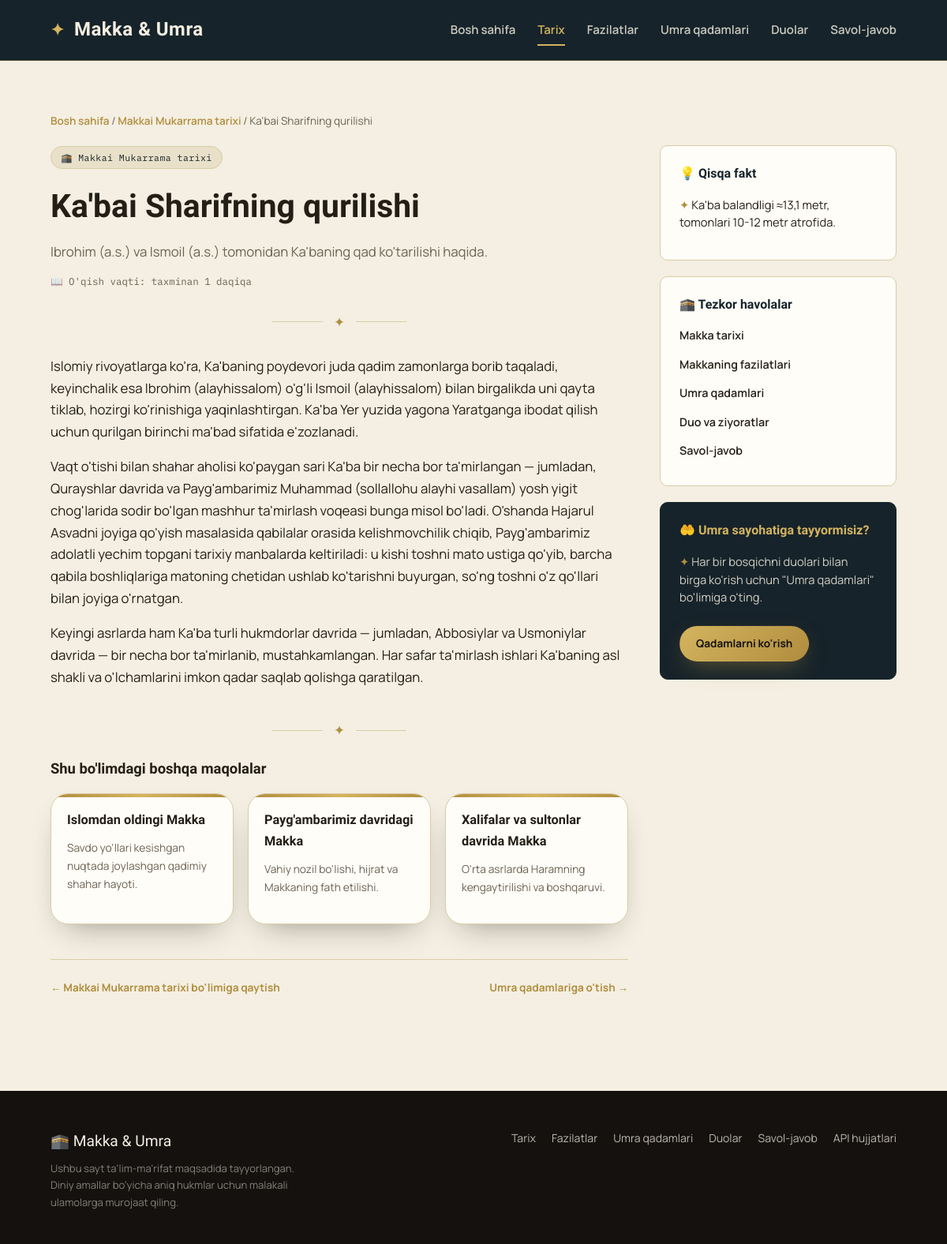
/maqola/kabaning-qurilishi, run on the app's committed database.
### app/models.py (models this page shows)
class Category(Base):
    __tablename__ = "categories"
    id = Column(Integer, primary_key=True, index=True)
    slug = Column(String(64), unique=True, index=True, nullable=False)
    title = Column(String(200), nullable=False)
    subtitle = Column(String(300), nullable=True)
    description = Column(Text, nullable=True)
    icon = Column(String(64), nullable=True)  # emoji yoki ikon nomi
    order_index = Column(Integer, default=0)
    articles = relationship("Article", back_populates="category", order_by="Article.order_index")

class Article(Base):
    __tablename__ = "articles"
    id = Column(Integer, primary_key=True, index=True)
    category_id = Column(Integer, ForeignKey("categories.id"), nullable=False)
    slug = Column(String(150), unique=True, index=True, nullable=False)
    title = Column(String(250), nullable=False)
    summary = Column(String(400), nullable=True)
    quick_fact = Column(String(200), nullable=True)  # yon panelda ko'rsatiladigan qisqa fakt
    body = Column(Text, nullable=False)
    order_index = Column(Integer, default=0)
    created_at = Column(DateTime(timezone=True), server_default=func.now())
    category = relationship("Category", back_populates="articles")

### app/routers/pages.py (the view)
@router.get("/maqola/{slug}")
def article_detail(slug: str, request: Request, db: Session = Depends(get_db)):
    article = db.query(models.Article).filter(models.Article.slug == slug).first()
    if not article:
        raise HTTPException(status_code=404, detail="Maqola topilmadi")
    related = (
        db.query(models.Article)
        .filter(models.Article.category_id == article.category_id, models.Article.id != article.id)
        .order_by(models.Article.order_index)
        .limit(3)
        .all()
    )
    return templates.TemplateResponse(
        "article.html",
        {"request": request, "article": article, "related": related, "active": article.category.slug},
    )

### app/templates/article.html (shortened to what this page needs)
{% extends "base.html" %}
{% block content %}
<div class="reading-progress"><div class="reading-progress-bar"></div></div>
<section class="section" style="padding-top: 48px;">
  <div class="container">
    <p class="breadcrumb">
      <a href="/">Bosh sahifa</a> /
      <a href="/{{ article.category.slug }}">{{ article.category.title }}</a> /
      {{ article.title }}
    </p>
    <div class="with-sidebar">
      <article class="article-body" style="max-width: none;">
        <span class="tag-pill">{{ article.category.icon }} {{ article.category.title }}</span>
        <h1 style="margin-top: 14px;">{{ article.title }}</h1>
        <p style="color: var(--text-muted); font-size: 1.05rem; margin: 10px 0 6px;">{{ article.summary }}</p>
        <p class="reading-time">📖 O'qish vaqti: taxminan {{ (article.body.split() | length // 180) + 1 }} daqiqa</p>
        <div class="divider" style="margin: 28px 0;">✦</div>
        {% for paragraph in article.body.split('\n\n') %}
        <p>{{ paragraph }}</p>
        {% endfor %}
        {% if related %}
        <div class="divider" style="margin: 40px 0 20px;">✦</div>
        <h3 style="font-family: var(--display-font); font-size: 1.15rem; margin-bottom: 4px;">
          Shu bo'limdagi boshqa maqolalar
        </h3>
        <div class="related-grid">
          {% for r in related %}
          <a class="card" href="/maqola/{{ r.slug }}" style="padding: 20px;">
            <h3 style="font-size: 1.02rem;">{{ r.title }}</h3>
            <p style="font-size: 0.86rem;">{{ r.summary }}</p>
          </a>
          {% endfor %}
        </div>
        {% endif %}
        <div class="article-pager">
          <a href="/{{ article.category.slug }}">← {{ article.category.title }} bo'limiga qaytish</a>
          <a href="/umra">Umra qadamlariga o'tish →</a>
        </div>
      </article>
      <aside>
        {% if article.quick_fact %}
        <div class="sidebar-box">
          <h4>💡 Qisqa fakt</h4>
          <p class="fact">{{ article.quick_fact }}</p>
        </div>
        {% endif %}
        <div class="sidebar-box">
          <h4>🕋 Tezkor havolalar</h4>
          <ul class="sidebar-list">
            <li><a href="/tarix">Makka tarixi</a></li>
            <li><a href="/fazilatlar">Makkaning fazilatlari</a></li>
            <li><a href="/umra">Umra qadamlari</a></li>
            <li><a href="/duolar">Duo va ziyoratlar</a></li>
            <li><a href="/savol-javob">Savol-javob</a></li>
          </ul>
        </div>
        <div class="sidebar-box" style="background: var(--night); border-color: var(--night); color: var(--marble);">
          <h4 style="color: var(--gold-bright);">🤲 Umra sayohatiga tayyormisiz?</h4>
          <p class="fact" style="color: rgba(244,239,226,0.85);">Har bir bosqichni duolari bilan
            birga ko'rish uchun "Umra qadamlari" bo'limiga o'ting.</p>
          <a href="/umra" class="btn btn-gold" style="margin-top: 12px; padding: 10px 20px; font-size: 0.85rem;">Qadamlarni ko'rish</a>
        </div>
      </aside>
    </div>
  </div>
</section>
{% endblock %}

### app/static/css/style.css (style rules this page uses)
:root { --ink: #14110f; --night: #16232a; --night-2: #1f333c; --gold: #b08d3e; --gold-bright: #d4b45f; --marble: #f4efe2; --marble-2: #e9e0c9; --marble-line: #d8cca4; --text-on-marble: #241f16; --text-muted: #6b6252; --radius-lg: 22px; --radius-sm: 10px; --shadow-soft: 0 18px 40px -20px rgba(20, 17, 15, 0.45); --display-font: 'Amiri', 'Noto Naskh Arabic', serif; --body-font: 'Manrope', 'Segoe UI', sans-serif; --mono-font: 'IBM Plex Mono', monospace; }
* { box-sizing: border-box; }
html { scroll-behavior: smooth; }
body { margin: 0; background: var(--marble); color: var(--text-on-marble); font-family: var(--body-font); line-height: 1.65; }
a { color: inherit; text-decoration: none; }
.container { max-width: 1120px; margin: 0 auto; padding: 0 24px; }
.btn { display: inline-flex; align-items: center; gap: 8px; padding: 13px 26px; border-radius: 999px; font-weight: 700; font-size: 0.95rem; border: 1px solid transparent; cursor: pointer; transition: transform 0.15s ease, box-shadow 0.15s ease; }
.btn-gold { background: linear-gradient(135deg, var(--gold-bright), var(--gold)); color: var(--ink); box-shadow: 0 10px 30px -10px rgba(176, 141, 62, 0.6); }
.section { padding: 80px 0; }
.divider { display: flex; align-items: center; justify-content: center; gap: 14px; margin: 8px auto 0; color: var(--gold); }
.divider::before, .divider::after { content: ''; height: 1px; width: 64px; background: var(--marble-line); }
.card { background: #fffdf8; border: 1px solid var(--marble-line); border-radius: var(--radius-lg); padding: 30px 26px; box-shadow: var(--shadow-soft); position: relative; overflow: hidden; transition: transform 0.2s ease, box-shadow 0.2s ease; }
.card::before { content: ''; position: absolute; top: 0; left: 0; right: 0; height: 4px; background: linear-gradient(90deg, var(--gold), var(--gold-bright), var(--gold)); }
.card h3 { font-family: var(--display-font); font-size: 1.25rem; margin: 0 0 10px; }
.card p { color: var(--text-muted); margin: 0 0 14px; font-size: 0.95rem; }
.article-body { max-width: 720px; margin: 0 auto; font-size: 1.05rem; }
.article-body h1 { font-family: var(--display-font); font-size: clamp(1.8rem, 3.4vw, 2.6rem); margin-bottom: 8px; }
.breadcrumb { font-size: 0.85rem; color: var(--text-muted); margin-bottom: 20px; }
.breadcrumb a { color: var(--gold); font-weight: 600; }
.related-grid { display: grid; grid-template-columns: repeat(auto-fit, minmax(200px, 1fr)); gap: 18px; margin-top: 16px; }
.reading-progress { position: sticky; top: 76px; height: 3px; background: transparent; z-index: 39; }
.with-sidebar { display: grid; grid-template-columns: 1fr 300px; gap: 40px; align-items: start; }
.sidebar-box { background: #fffdf8; border: 1px solid var(--marble-line); border-radius: var(--radius-sm); padding: 22px 24px; margin-bottom: 20px; }
.sidebar-box h4 { font-family: var(--display-font); font-size: 1rem; margin: 0 0 12px; color: var(--night); }
.sidebar-box .fact { font-size: 0.92rem; color: var(--text-on-marble); line-height: 1.5; }
.sidebar-box .fact::before { content: '✦ '; color: var(--gold); }
.sidebar-list { list-style: none; margin: 0; padding: 0; }
.sidebar-list li { margin-bottom: 10px; }
.sidebar-list a { font-size: 0.9rem; font-weight: 600; color: var(--text-on-marble); transition: color 0.15s ease; }
.tag-pill { display: inline-block; font-family: var(--mono-font); font-size: 0.72rem; letter-spacing: 0.04em; padding: 4px 12px; border-radius: 999px; background: var(--marble-2); color: var(--night); border: 1px solid var(--marble-line); }
.reading-time { font-family: var(--mono-font); font-size: 0.78rem; color: var(--text-muted); }
.article-pager { display: flex; justify-content: space-between; gap: 16px; margin-top: 44px; padding-top: 24px; border-top: 1px solid var(--marble-line); }
.article-pager a { font-size: 0.85rem; font-weight: 700; color: var(--gold); }

### data on the page
Category: category "Makkai Mukarrama tarixi", category.icon "🕋"
Article: title "Ka'bai Sharifning qurilishi", summary "Ibrohim (a.s.) va Ismoil (a.s.) tomonidan Ka'baning qad ko'tarilishi haqida.", quick_fact "Ka'ba balandligi ≈13,1 metr, tomonlari 10-12 metr atrofida."
Article: title "Islomdan oldingi Makka", summary "Savdo yo'llari kesishgan nuqtada joylashgan qadimiy shahar hayoti."
Article: title "Payg'ambarimiz davridagi Makka", summary "Vahiy nozil bo'lishi, hijrat va Makkaning fath etilishi."
Article: title "Xalifalar va sultonlar davrida Makka", summary "O'rta asrlarda Haramning kengaytirilishi va boshqaruvi."

### other printed values
{{ (article.body.split() | length // 180) + 1 }} "1"
